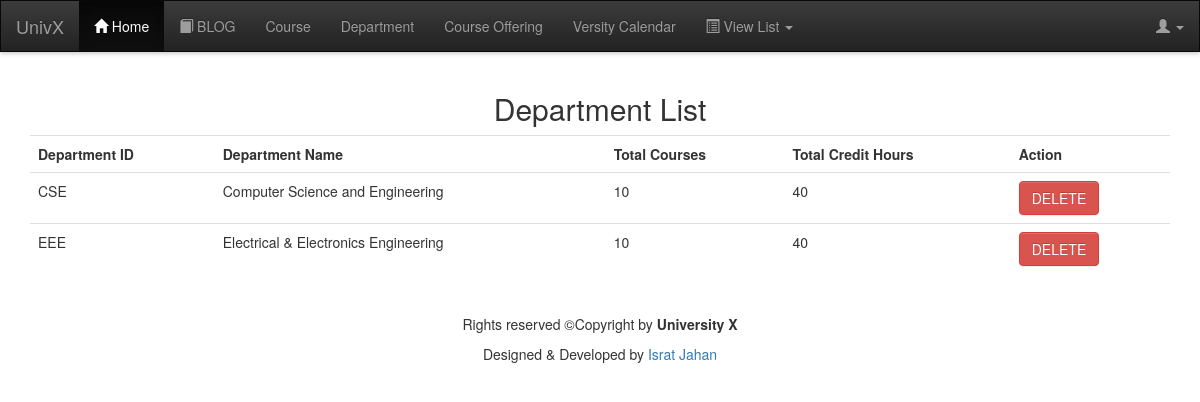
The app's page /admin/viewdepartment.php (signed in) with its own data.
### tables this page shows
CREATE TABLE `departments` (
  `deptid` varchar(5) NOT NULL,
  `deptname` tinytext NOT NULL,
  `totalcourses` int(11) NOT NULL,
  `totalcredithour` int(11) NOT NULL
);

### admin/viewdepartment.php (the view, shortened to what this page needs)
<?php
if ($_SESSION['role'] !== "admin" && $_SESSION['role'] !== "admission") {
    header('location:home.php');
} else {
    require'header.php';
    require '../dbcon.php';
    ?>
    <div class="container">
        <h2 class="text-center">Department List</h2>
        <table class="table">
            <tr>
                <th>Department ID</th>
                <th>Department Name</th>
                <th>Total Courses</th>
                <th>Total Credit Hours</th>
                <th>Action</th>
            </tr>
            <?php
            $query = "select * from departments;";
            $result = $conn->query($query);
            while ($row = $result->fetch_assoc()) {
                ?>
                <tr>
                    <td><?php echo $row['deptid']; ?></td>
                    <td><?php echo $row['deptname']; ?></td>
                    <td><?php echo $row['totalcourses']; ?></td>
                    <td><?php echo $row['totalcredithour']; ?></td>
                    <td><a class="btn btn-danger" href="viewdepartment.php?deldept=<?php echo $row['deptid']; ?>">DELETE</a></td>
                </tr>
                <?php
            }
            ?>
        </table>
    </div>
    <?php
    require 'footer.php';
}
?>

### css/style.css (style rules this page uses)
body { width:100%; margin:0px; padding: 0px; height: auto; min-height: 98vh; }

### records on screen
departments: deptid "CSE", deptname "Computer Science and Engineering", totalcourses "10", totalcredithour "40"
departments: deptid "EEE", deptname "Electrical & Electronics Engineering", totalcourses "10", totalcredithour "40"
